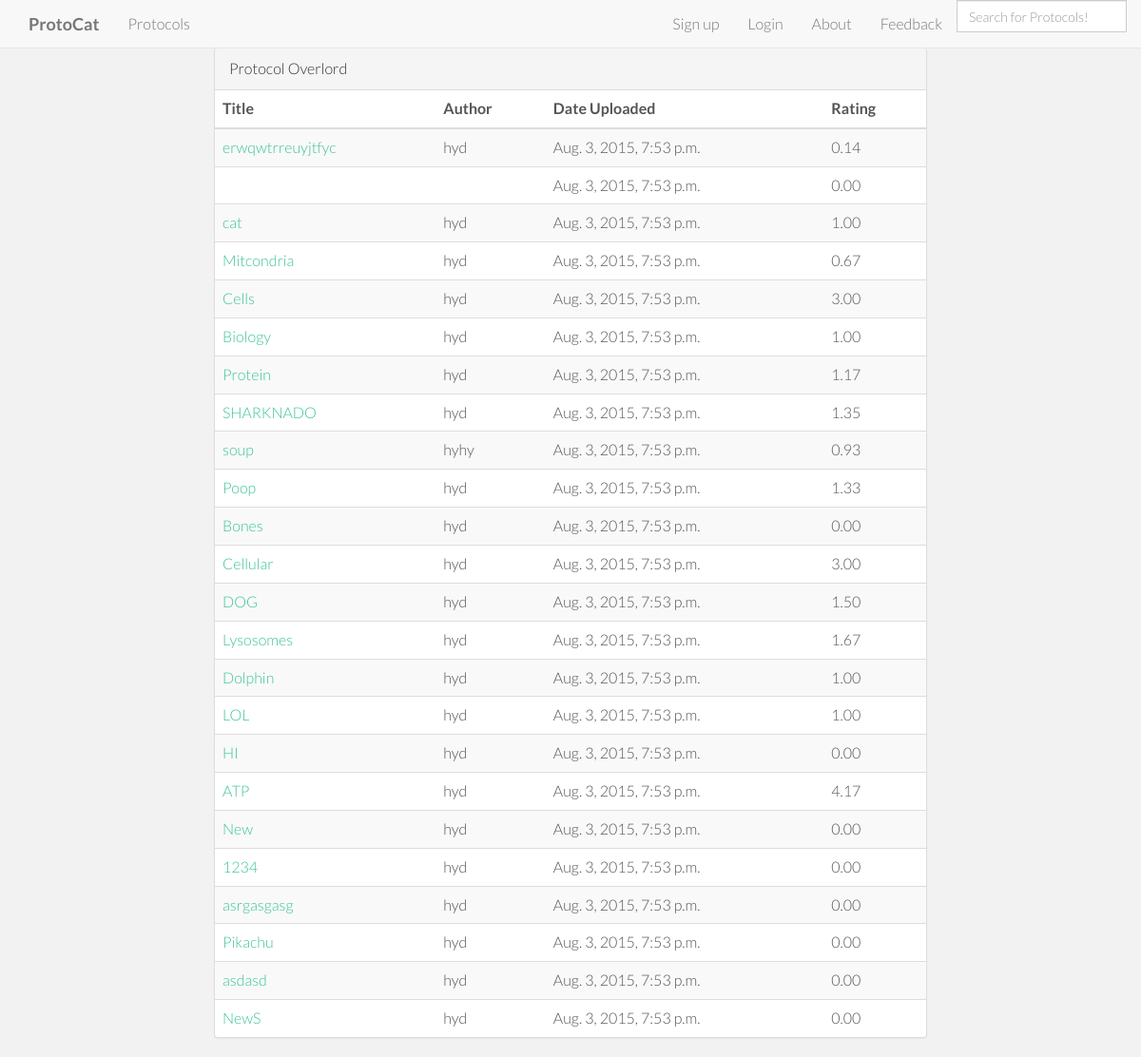
The app's page /protocol_list/, older data.
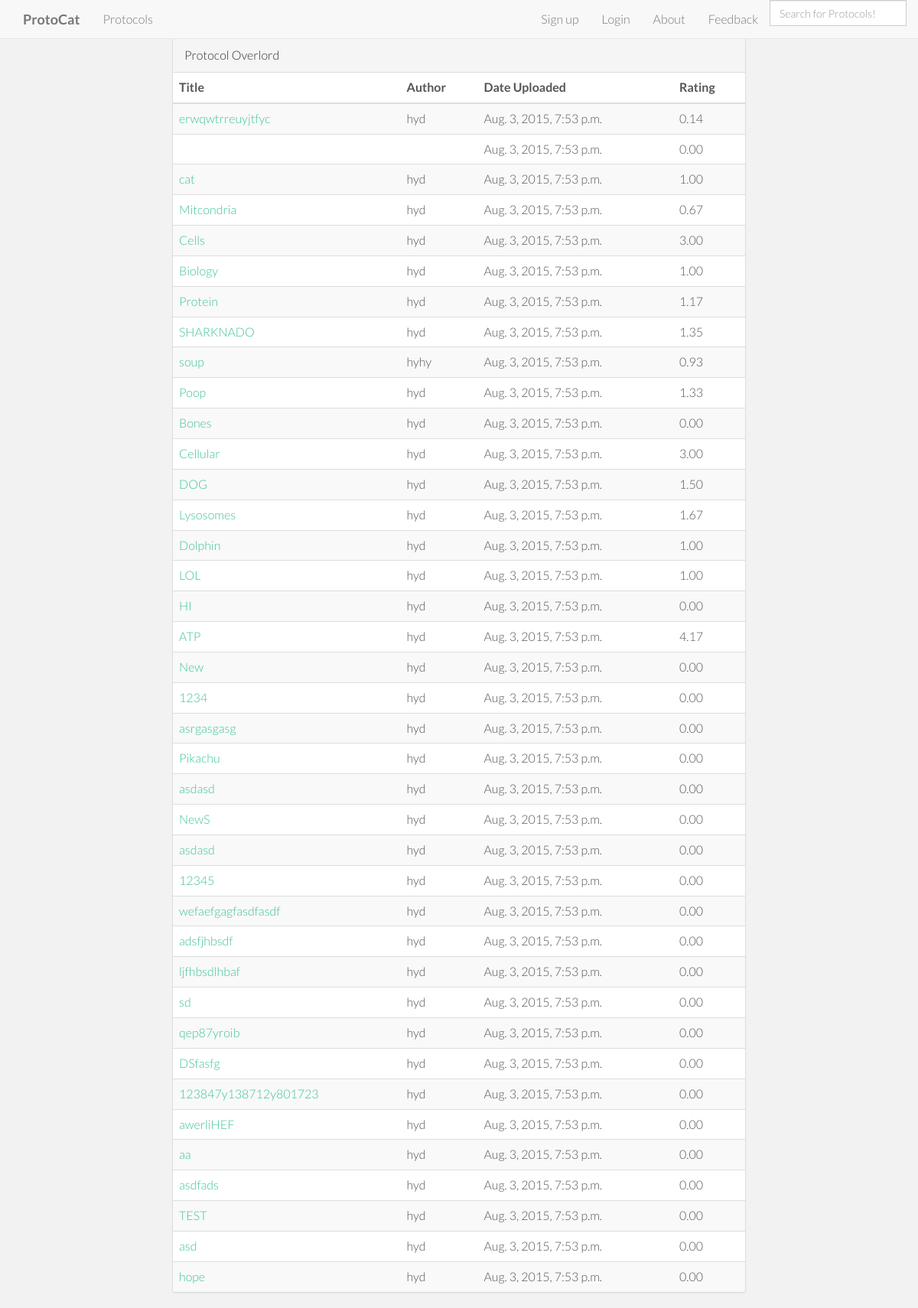
The same page, newer data.
### protocat_app/models.py (models this page shows)
class Protocol(models.Model):
    id = models.AutoField(primary_key=True)
    title = models.TextField()
    author = models.CharField(max_length=50)
    date_of_upload = datetime.now()
    description = models.TextField(default='')
    protocol_type = models.CharField(max_length=2, choices=PROTOCOL_TYPES, null=True)
    rating = models.DecimalField(
        validators=[MinValueValidator(0.0), MaxValueValidator(5.0)],
        max_digits=3, decimal_places=2, default=2.50)
    num_ratings = models.IntegerField(default=0)
    user_rated = models.TextField(default='')
    reagents = models.TextField(default='')
    protocol_steps = models.TextField(default='')

### protocat_app/views.py (the view)
# urls.py: url(r'^protocol_list/', views.protocol_list, name='protocol_list'),
def protocol_list(request):
    all_entries = Protocol.objects.all()
    title = ''
    author = ''
    date = ''
    id=''
    rating=''
    protocol_list=[]
    for each in Protocol.objects.all():
        title = each.title
        author = each.author
        date = each.date_of_upload
        protocol_id = each.id
        rating = each.rating
        url = "/protocol_display/" + str(protocol_id)
        inner_protocol = [title, author, date, protocol_id, url, rating]
        protocol_list.append(inner_protocol)
    return render(request,'protocat_app/protocol_list.html', {'protocol_list':protocol_list})

### protocat_app/templates/protocat_app/protocol_list.html
{% extends 'base.html' %}
{% load staticfiles %}
{% block content %}
    <div class="container">
        <div class="row">
            <div class="col-md-2"></div>
            <div class="col-md-8">
                <div class="panel panel-default">
                    <div class="panel-heading">Protocol Overlord</div>
                        <table class="table table-striped">
                            <thead>
                                <tr>
                                    <th>Title</th>
                                    <th>Author</th>
                                    <th>Date Uploaded</th>
                                    <th>Rating</th>
                                </tr>
                            </thead>
                            <tbody>
                            {% for protocol in protocol_list %}
                                <tr>
                                    <td><a href={{protocol.4}}>{{protocol.0}}</a></td>
                                    <td>{{ protocol.1 }}</td>
                                    <td>{{ protocol.2 }}</td>
                                    <td>{{ protocol.5 }}</td>
                                </tr>
                            {% endfor %}
                            </tbody>
                        </table>
                </div>
            </div>
            <div class="col-md-2"></div>
        </div>
    </div>
{% endblock %}

### protocat_app/templates/base.html (shortened to what this page needs)
<!DOCTYPE html>
<html lang="en">
<head>
     {% load staticfiles %}
    <link rel="shortcut icon" href="{% static 'stylesheets/images/protocat.ico' %}">
    <link href="{% static 'stylesheets/bootstrap.min.css' %}" rel="stylesheet">
    <link href="{% static 'stylesheets/root_index.css' %}" rel="stylesheet">
    <link href="{% static 'stylesheets/user_authentication.css' %}" rel="stylesheet">
</head>
<body>
    <div id="sidebar">
        {% block sidebar %}
          <body data-spy="scroll" data-offset="0" data-target="#navigation">
                <div id="navigation" class="navbar navbar-default navbar-fixed-top">
                  <div class="container">
                    <div class="navbar-header">
                      <a class="navbar-brand" href="/"><b>ProtoCat</b></a>
                    </div>
                    <div class="navbar-collapse collapse">
                      <ul class="nav navbar-nav">
                        <li><a href="/protocol_list" class="smothscroll">Protocols</a></li>
                      </ul>
                        {% if not user.is_authenticated %}
                      <ul class="nav navbar-nav navbar-right">
                          <li><a href="/user_registration" class="smothscroll">Sign up</a></li>
                          <li><a href="/user_authentication" class="smothScroll">Login</a></li>
                        {% endif %}
                             <li><a href="/about" class="smothScroll">About</a></li>
                             <li><a href="/feedback" class="smothScroll">Feedback</a></li>
                             <li>
                                 <div class="input-group input-group-lg">
                                     <form class="form-search" method="GET" action="{% url 'search' %}">
                                         <input type="text" name="search" class="form-control" placeholder="Search for Protocols!">
                                     </form>
                                 </div>
                             </li>
                      </ul>
                    </div>
                  </div>
                </div>
        {% endblock %}
    </div>
    <div id="content">
        {% block content %}{% endblock %}
    </div>
</body>
</html>

### protocat_app/static/stylesheets/root_index.css (style rules this page uses)
body { background-color: #f2f2f2; font-family: "Lato"; font-weight: 300; font-size: 16px; color: #555; padding-top: 50px; -webkit-font-smoothing: antialiased; -webkit-overflow-scrolling: touch; }
a { color: #3bc492; word-wrap: break-word; -webkit-transition: color 0.1s ease-in, background 0.1s ease-in; -moz-transition: color 0.1s ease-in, background 0.1s ease-in; -ms-transition: color 0.1s ease-in, background 0.1s ease-in; -o-transition: color 0.1s ease-in, background 0.1s ease-in; transition: color 0.1s ease-in, background 0.1s ease-in; }
a:before, a:after { -webkit-transition: color 0.1s ease-in, background 0.1s ease-in; -moz-transition: color 0.1s ease-in, background 0.1s ease-in; -ms-transition: color 0.1s ease-in, background 0.1s ease-in; -o-transition: color 0.1s ease-in, background 0.1s ease-in; transition: color 0.1s ease-in, background 0.1s ease-in; }

Row changes from the older to the newer data that the page shows:
added Protocol: title "asdasd", author "hyd", rating "0.00"
added Protocol: title "12345", author "hyd", rating "0.00"
added Protocol: title "wefaefgagfasdfasdf", author "hyd", rating "0.00"
added Protocol: title "adsfjhbsdf", author "hyd", rating "0.00"
added Protocol: title "ljfhbsdlhbaf", author "hyd", rating "0.00"
added Protocol: title "sd", author "hyd", rating "0.00"
added Protocol: title "qep87yroib", author "hyd", rating "0.00"
added Protocol: title "DSfasfg", author "hyd", rating "0.00"
added Protocol: title "123847y138712y801723", author "hyd", rating "0.00"
added Protocol: title "awerliHEF", author "hyd", rating "0.00"
added Protocol: title "aa", author "hyd", rating "0.00"
added Protocol: title "asdfads", author "hyd", rating "0.00"
added Protocol: title "TEST", author "hyd", rating "0.00"
added Protocol: title "asd", author "hyd", rating "0.00"
added Protocol: title "hope", author "hyd", rating "0.00"
Text that changed along with them:
new list line: "Aug. 3, 2015, 7:53 p.m."
